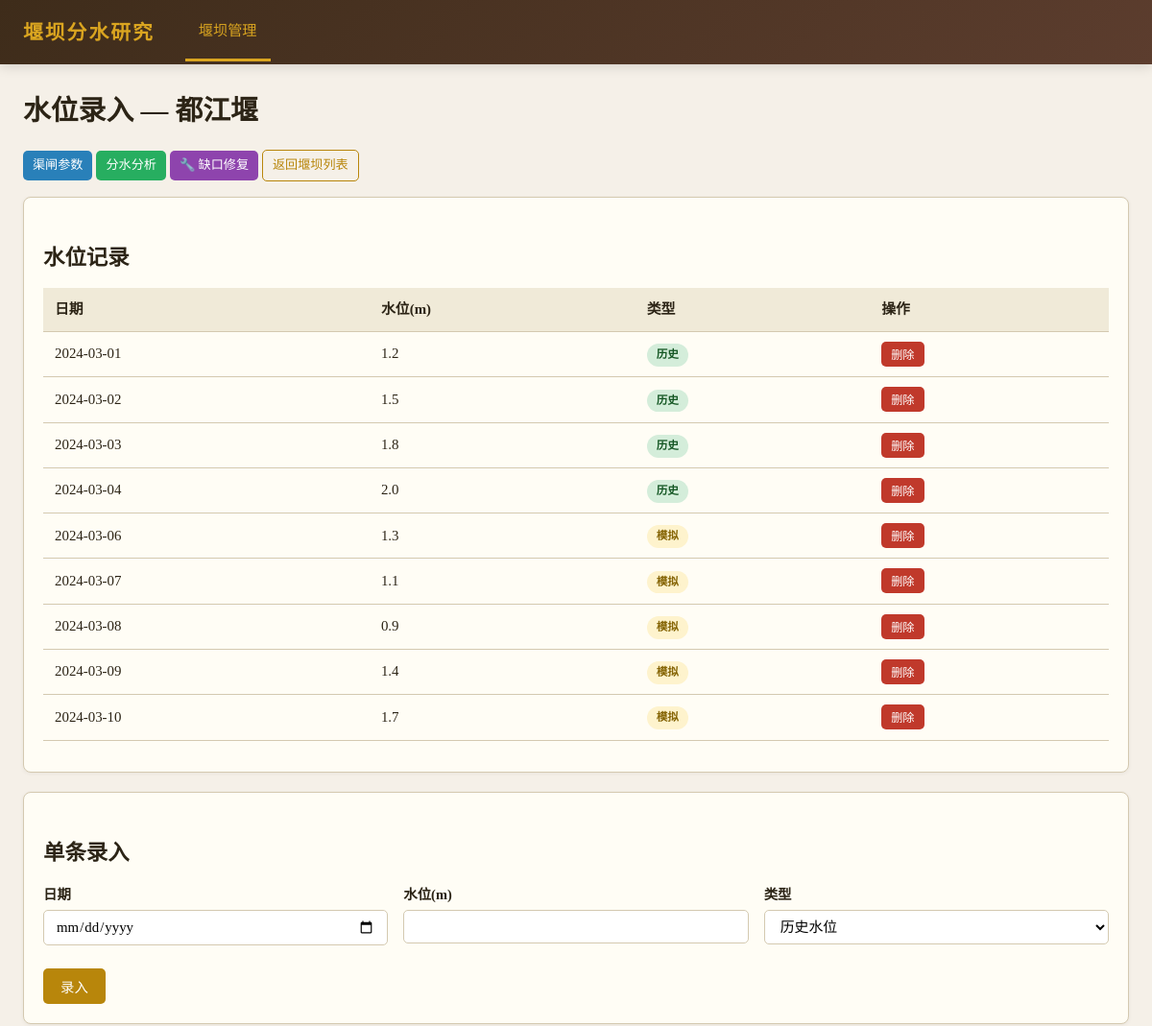
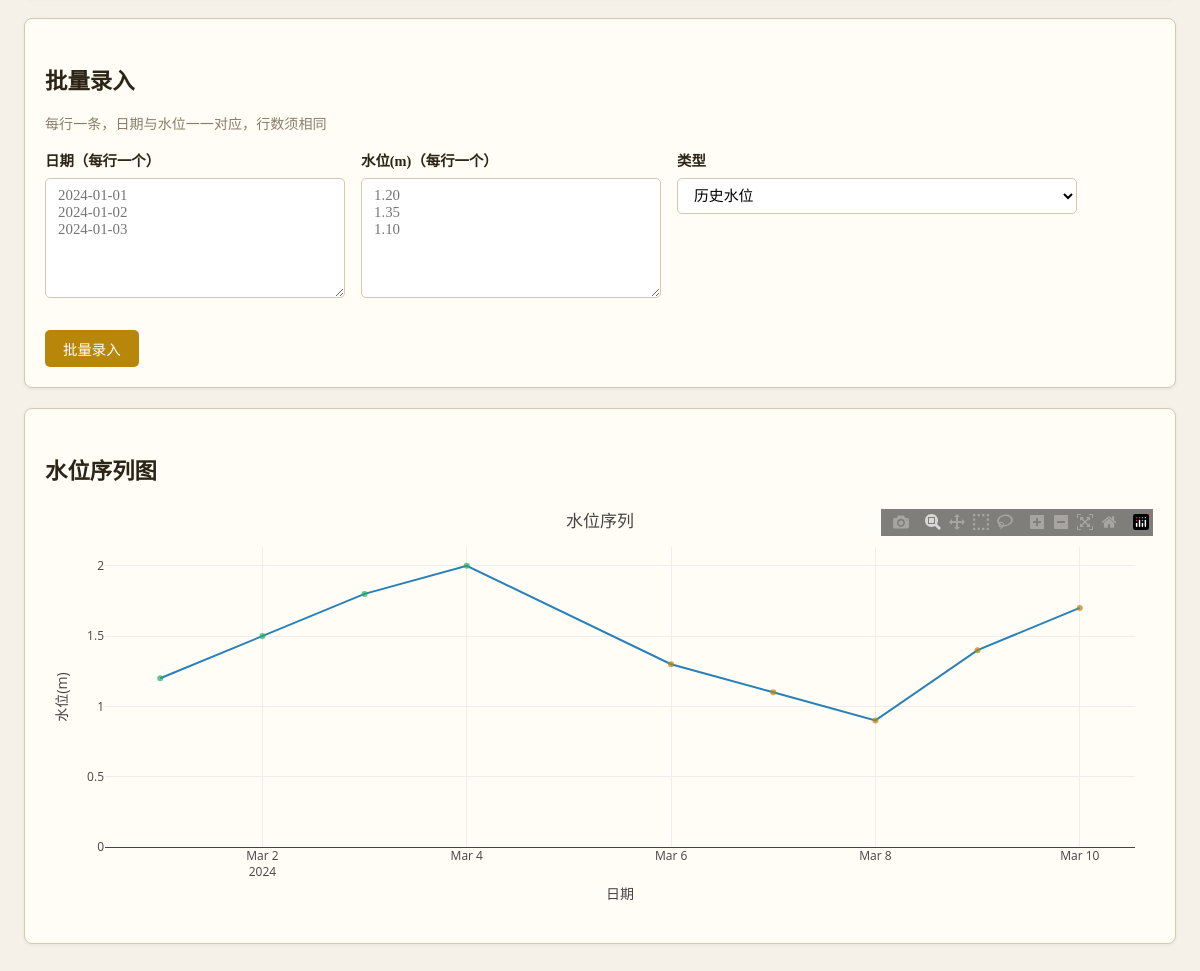
Screenshot of /weirs/1/waterlevels with the database file from the repository (2 pictures, top to bottom).
### tables this page shows
CREATE TABLE weirs (
            id INTEGER PRIMARY KEY AUTOINCREMENT,
            name TEXT NOT NULL,
            location TEXT DEFAULT '',
            description TEXT DEFAULT ''
        );

CREATE TABLE water_levels (
            id INTEGER PRIMARY KEY AUTOINCREMENT,
            weir_id INTEGER NOT NULL,
            date TEXT NOT NULL,
            level REAL NOT NULL,
            is_simulated INTEGER NOT NULL DEFAULT 0,
            FOREIGN KEY (weir_id) REFERENCES weirs(id) ON DELETE CASCADE,
            UNIQUE(weir_id, date)
        );

### app/routers/waterlevels.py (the view)
@router.get("/weirs/{weir_id}/waterlevels", response_class=HTMLResponse)
def waterlevels_page(request: Request, weir_id: int):
    db = get_db()
    weir = db.execute("SELECT * FROM weirs WHERE id = ?", (weir_id,)).fetchone()
    if not weir:
        db.close()
        raise HTTPException(status_code=404, detail="堰坝不存在")
    levels = db.execute("SELECT * FROM water_levels WHERE weir_id = ? ORDER BY date", (weir_id,)).fetchall()
    db.close()
    return getattr(request.app.state, "templates", None).TemplateResponse(
        request, "waterlevels.html", {"weir": weir, "levels": levels}
    )

### app/templates/waterlevels.html (shortened to what this page needs)
{% extends "base.html" %}
{% block nav_weirs %}class="active"{% endblock %}
{% block content %}
<h1>水位录入 — {{ weir.name }}</h1>
<p style="margin-bottom:16px">
    <a href="/weirs/{{ weir.id }}/canals" class="btn btn-sm btn-info">渠闸参数</a>
    <a href="/weirs/{{ weir.id }}/schemes" class="btn btn-sm btn-success">分水分析</a>
    <a href="/weirs/{{ weir.id }}/gap-fix" class="btn btn-sm" style="background:#8e44ad;color:#fff">🔧 缺口修复</a>
    <a href="/weirs" class="btn btn-sm btn-outline">返回堰坝列表</a>
</p>
<div class="card">
    <h2>水位记录</h2>
    {% if levels %}
    <table>
        <thead><tr><th>日期</th><th>水位(m)</th><th>类型</th><th>操作</th></tr></thead>
        <tbody>
            {% for l in levels %}
            <tr>
                <td>{{ l.date }}</td>
                <td>{{ l.level }}</td>
                <td>{% if l.is_simulated %}<span class="badge badge-draft">模拟</span>{% else %}<span class="badge badge-published">历史</span>{% endif %}</td>
                <td>
                    <form method="post" action="/waterlevels/{{ l.id }}/delete" style="display:inline" onsubmit="return confirm('确认删除？')">
                        <button type="submit" class="btn btn-sm btn-danger">删除</button>
                    </form>
                </td>
            </tr>
            {% endfor %}
        </tbody>
    </table>
    {% else %}
    <div class="empty-state"><p>暂无水位记录</p></div>
    {% endif %}
</div>
<div class="card">
    <h2>单条录入</h2>
    <form method="post" action="/weirs/{{ weir.id }}/waterlevels">
        <div class="form-row">
            <div class="form-group"><label>日期</label><input type="date" name="date" required></div>
            <div class="form-group"><label>水位(m)</label><input type="number" name="level" step="0.01" min="0" required></div>
            <div class="form-group"><label>类型</label><select name="is_simulated"><option value="off">历史水位</option><option value="on">模拟水位</option></select></div>
        </div>
        <button type="submit" class="btn btn-primary" style="margin-top:12px">录入</button>
    </form>
</div>
<div class="card">
    <h2>批量录入</h2>
    <p style="color:var(--muted);font-size:0.88em;margin-bottom:12px">每行一条，日期与水位一一对应，行数须相同</p>
    <form method="post" action="/weirs/{{ weir.id }}/waterlevels/batch">
        <div class="form-row">
            <div class="form-group" style="max-width:300px">
                <label>日期（每行一个）</label>
                <textarea name="dates" rows="6" placeholder="2024-01-01&#10;2024-01-02&#10;2024-01-03" required></textarea>
            </div>
            <div class="form-group" style="max-width:300px">
                <label>水位(m)（每行一个）</label>
                <textarea name="levels" rows="6" placeholder="1.20&#10;1.35&#10;1.10" required></textarea>
            </div>
            <div class="form-group">
                <label>类型</label><select name="is_simulated"><option value="off">历史水位</option><option value="on">模拟水位</option></select>
            </div>
        </div>
        <button type="submit" class="btn btn-primary" style="margin-top:12px">批量录入</button>
    </form>
</div>
{% if levels %}
<div class="card">
    <h2>水位序列图</h2>
    <div id="waterLevelChart" class="chart-container"></div>
</div>
{% endif %}
{% endblock %}

### app/templates/base.html (style rules this page uses)
:root { --bg: #f5f0e8; --fg: #2c2416; --muted: #8a7e6b; --accent: #b8860b; --accent-light: #daa520; --card: #fffdf5; --border: #d4c9b0; --danger: #c0392b; --success: #27ae60; --info: #2980b9; }
* { margin: 0; padding: 0; box-sizing: border-box; }
body { font-family: "Noto Serif SC", "Songti SC", Georgia, serif; background: var(--bg); color: var(--fg); line-height: 1.7; }
h1 { font-size: 1.8em; margin-bottom: 16px; color: var(--fg); }
h2 { font-size: 1.4em; margin: 24px 0 12px; color: var(--fg); }
.card { background: var(--card); border: 1px solid var(--border); border-radius: 8px; padding: 20px; margin-bottom: 20px; box-shadow: 0 1px 4px rgba(0,0,0,0.06); }
table { width: 100%; border-collapse: collapse; margin: 12px 0; }
th, td { padding: 10px 12px; text-align: left; border-bottom: 1px solid var(--border); font-size: 0.93em; }
th { background: #f0ead8; font-weight: 600; color: var(--fg); }
.btn { display: inline-block; padding: 8px 18px; border: none; border-radius: 5px; font-size: 0.9em; cursor: pointer; text-decoration: none; transition: all 0.2s; font-family: inherit; }
.btn-primary { background: var(--accent); color: #fff; }
.btn-danger { background: var(--danger); color: #fff; }
.btn-success { background: var(--success); color: #fff; }
.btn-info { background: var(--info); color: #fff; }
.btn-sm { padding: 4px 10px; font-size: 0.82em; }
.btn-outline { background: transparent; border: 1px solid var(--accent); color: var(--accent); }
form { display: inline; }
.form-group { margin-bottom: 12px; }
.form-group label { display: block; margin-bottom: 4px; font-weight: 600; font-size: 0.9em; color: var(--fg); }
.form-group input, .form-group select, .form-group textarea { width: 100%; max-width: 400px; padding: 8px 12px; border: 1px solid var(--border); border-radius: 5px; font-size: 0.93em; font-family: inherit; background: #fff; }
.form-row { display: flex; gap: 16px; flex-wrap: wrap; }
.form-row .form-group { flex: 1; min-width: 180px; }
.badge { display: inline-block; padding: 2px 10px; border-radius: 12px; font-size: 0.78em; font-weight: 600; }
.badge-draft { background: #fef3cd; color: #856404; }
.badge-published { background: #d4edda; color: #155724; }
.chart-container { width: 100%; min-height: 400px; margin: 16px 0; }

### rows the page displays
weirs: name "都江堰"
water_levels: date "2024-03-01", level "1.2", is_simulated "历史"
water_levels: date "2024-03-02", level "1.5", is_simulated "历史"
water_levels: date "2024-03-03", level "1.8", is_simulated "历史"
water_levels: date "2024-03-04", level "2.0", is_simulated "历史"
water_levels: date "2024-03-06", level "1.3", is_simulated "模拟"
water_levels: date "2024-03-07", level "1.1", is_simulated "模拟"
water_levels: date "2024-03-08", level "0.9", is_simulated "模拟"
water_levels: date "2024-03-09", level "1.4", is_simulated "模拟"
water_levels: date "2024-03-10", level "1.7", is_simulated "模拟"
